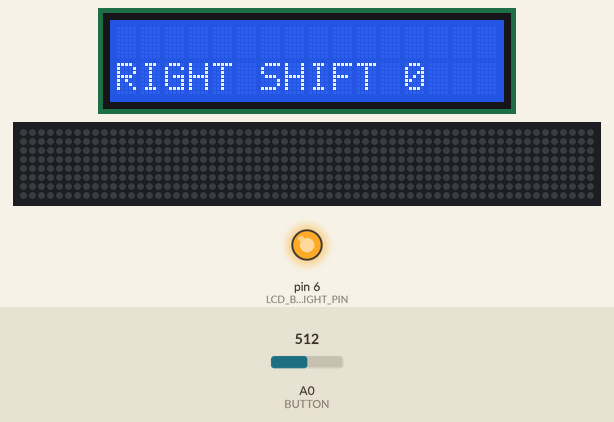
A sketch run on a simulated Arduino Mega 2560, built with avr-gcc and run on an emulated ATmega2560. Parts: 16×2 character LCD, 64×8 RGB LED matrix (first LED top left, wired row by row), output pins drawn as LEDs (lit = HIGH). Inputs (shaded band) come from the test bench; at power-on: A0 (BUTTON) = 512. Storage starts empty; pins used as bus, display or sensor lines are not drawn; what the sketch prints to the serial monitor is not drawn.

Above: at 1.2 s.
1.3 s: A0 (BUTTON) set to 0
At 1.5 s:
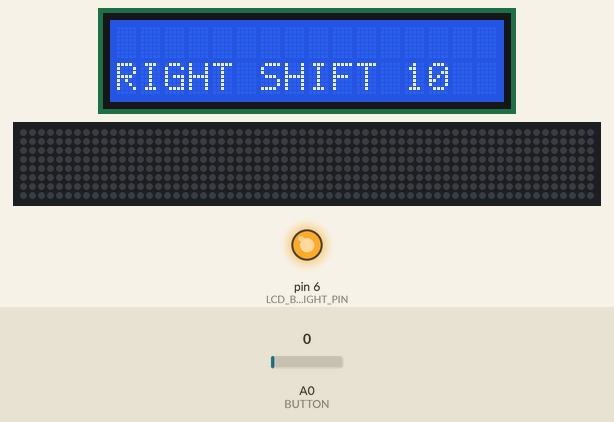
2.9 s: A0 (BUTTON) set to 17
At 3.3 s:
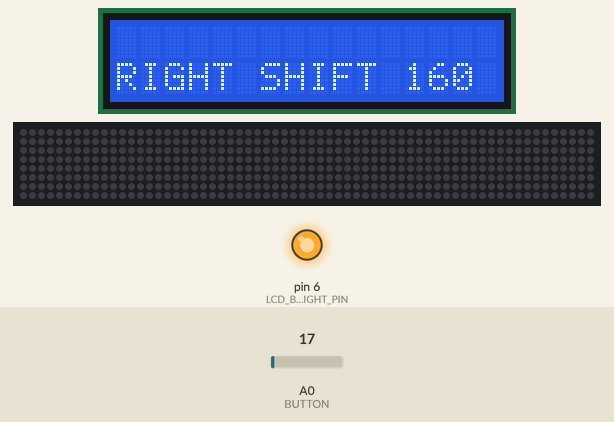
Timing chart, 0 to 5.9 s (numbered marks = the images above; inputs shaded):
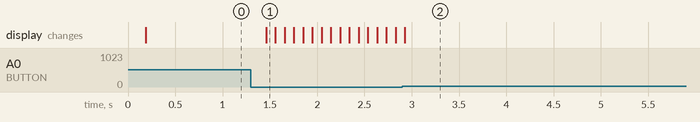

The sketch:

hat.ino
```cpp
#include "hatlib.h"
HatLib* hatlib; //Store reference to hatlib object, needs to be initialized on heap.

void setup(){
    //Wait for serial monitor to load for debugging purposes.
    Serial.begin(9600);
    while(!Serial){}

    hatlib = new HatLib(); //Initialize hat library
}

void loop(){
    delay(PIXEL_SHIFT_RATE);
    hatlib->displayPixels();
    hatlib->displayMenu();
    hatlib->readChangeImageButton();
    hatlib->readChangeShiftModeButton();
    hatlib->readChangePixelBrightnessButton();
}
```

HatConstants.h
```cpp
enum PIXEL_SHIFT_DIRECTION{
    NO_SHIFT,
    RIGHT_SHIFT,
    LEFT_SHIFT,
    UP_SHIFT,
    DOWN_SHIFT
};

#define NUM_PIXELS 512 //Hat contains 64 * 8 pixels
#define PIXEL_SHIFT_RATE 70 // The number of microseconds per shift
#define MAX_PATTERNS 7 // The maximum pattern files we will load. Can be set to whatever positive integer you'd like of reasonable size before the Arduino encounters memory issues.

#define LCD_BACKLIGHT_VAL 255
#define LCD_CONTRAST_VAL 108

#define CHIP_SELECT_PIN 53 //SPI chip select pin for SD card module
```

PinConstants.h
```cpp
#define NUM_PIXELS				512 //8 x 64 pixels
#define PIXEL_ROWS 				8
#define PIXEL_COLS 				64
#define PIXEL_DATA_PIN 			12
#define PIXEL_BRIGHTNESS 		1
#define PIXEL_COLOUR_ORDER		GRB

#define LCD_CONTRAST_PIN		3
#define LCD_BACKLIGHT_PIN 		6
#define LCD_RS_PIN				4
#define LCD_E_PIN				5
#define LCD_D4_PIN				10
#define LCD_D5_PIN				9
#define LCD_D6_PIN				8
#define LCD_D7_PIN				7
#define LCD_COLS				16
#define LCD_ROWS				2

#define BUTTON A0 //5 button analog keypad - each button press outputs a different ADC value
#define CHANGE_IMAGE_BUTTON_ADC_VAL 140
#define CHANGE_STATIC_SHIFT_ADC_VAL 740
#define CHANGE_HORIZONTAL_SHIFT_ADC_VAL 500
#define CHANGE_VERTICAL_SHIFT_ADC_VAL 328
#define CHANGE_PIXEL_BRIGHTNESS_ADC_VAL 0
```

SDWrapper.cpp
```cpp
#include "SDWrapper.h"
#include "HatConstants.h"
#include <SD.h>

SDWrapper::SDWrapper(){
    this->initialized = this->initialize();
}

bool SDWrapper::isInitialized(){
    if(!this->initialized){
        Serial.println("Please initialize the SD card first!");
        return false;
    }
    return true;
}

void SDWrapper::readFile(String filename, CRGB* pixels){
    if(!this->isInitialized()) return;

    //Quick file extension verification
    if(!filename.endsWith(".HAT")) return;

    File patternFile = SD.open(filename);

    if(!patternFile) {
        Serial.println("Error opening file.");
        return;
    }

    int idx = 0;
    int rgbIdx = 0;
    String currNum = "";

    //Extract RGB data from hat file, and store the values in the pixels array.
    while(patternFile.available() && idx < NUM_PIXELS){
        char c = (char)patternFile.read();
        if(c == ',' || c == '\n'){
            pixels[idx][rgbIdx] = currNum.toInt();
            rgbIdx = (rgbIdx + 1) % 3;
            currNum = "";

            if(c == '\n') ++idx;
        }
        else currNum += c;
      }
      patternFile.close();
    }

//Return a static reference to a String ref array of .hat filenames
String* SDWrapper::readRootDirectory(){
    static String patternFiles[MAX_PATTERNS];
    int idx = 0; //keeps track of curr idx when adding file name to array

    if(!this->isInitialized())
        return patternFiles;

    File root = SD.open("/");

    //Continue finding hat files until max pattern is reached
    while(idx < MAX_PATTERNS){
        File entry = root.openNextFile();
        if(!entry) break;

        if(!entry.isDirectory()){
            String file = entry.name();

            if(file.endsWith(".HAT")){
                patternFiles[idx] = file;
                ++idx;
            }
        }
        entry.close();
    }
    return patternFiles;
}

bool SDWrapper::initialize(){
    Serial.println("Initializing SD card...");

    if(!SD.begin(CHIP_SELECT_PIN)){
        Serial.println("Failed to initialize SD card. Things to check:");
        Serial.println("1. Is a card inserted? Is it in the right format? FAT16 or FAT32?");
        Serial.println("2. Double check your wiring. MISO = 50; MOSI = 51; SCK = 52; CS = 53; ");
        return false;
    }

    Serial.println("SD card initialized.");
    return true;
}
```

SDWrapper.h
```cpp
#ifndef SDWrapper_h
#define SDWrapper_h
#pragma once

#include "Arduino.h"
#include <FastLED.h>

/*
For reference: SPI pins for Arduino Mega. https://www.arduino.cc/en/reference/SPI
MISO = 50;
MOSI = 51;
SCK = 52;
CS = 53;
*/

class SDWrapper{
    public:
        SDWrapper();
        String* readRootDirectory();
        void readFile(String filename, CRGB* pixels);
    private:
        bool initialize();
        bool initialized;
        bool isInitialized();
};

#endif
```

hatlib.cpp
```cpp
#include "hatlib.h"
#include "PinConstants.h"

CRGB ledPixelBuffer[NUM_PIXELS];
LiquidCrystal lcd = LiquidCrystal(LCD_RS_PIN, LCD_E_PIN, LCD_D4_PIN, LCD_D5_PIN, LCD_D6_PIN, LCD_D7_PIN);

HatLib::HatLib() {
	//Initialize LCD and RGB strip
  	pinMode(LCD_BACKLIGHT_PIN, OUTPUT);
	pinMode(LCD_CONTRAST_PIN, OUTPUT);

	FastLED.addLeds<WS2812, PIXEL_DATA_PIN, PIXEL_COLOUR_ORDER>(ledPixelBuffer, NUM_PIXELS);
	FastLED.setBrightness(pixelBrightness);

	lcd.begin(LCD_COLS, LCD_ROWS);
	lcd.clear();

	analogWrite(LCD_BACKLIGHT_PIN, LCD_BACKLIGHT_VAL);
	analogWrite(LCD_CONTRAST_PIN, LCD_CONTRAST_VAL);

	//Initialize SD card and load HAT files and pixel data of first HAT file.
	sd = new SDWrapper(); //Initialize SD library.
	hatFileNames = sd->readRootDirectory(); //Read hat files in root dir, the filenames are stored as an array of Arduino strings.

	//Determine the number of hat files we've found by iterating through the filename array starting at the beginning. Once an empty string is encountered, we've found the number of HAT files.
	for(uint8_t i = 0; i < MAX_PATTERNS; ++i){
       if((hatFileNames+i)->length() == 0) break;
       ++numHatFiles;
       Serial.println(*(hatFileNames+i)); //Output .HAT file names on SD card for debugging purposes.
    }

	sd->readFile(hatFileNames[0], pixels); //Read data stored on the first hat file, the RGB data will be stored to the pixels array. (The pixels array is passed by reference)
	this->updatePixels(pixels); //Update hat's internal pixel reference so that it can read rgb data at the specified memory address of the pixel buffer
}

void HatLib::displayMenu(){
	const char* fileName = hatFileNames[currImageIdx].c_str();

	lcd.clear();
	lcd.setCursor(0, 0);
	lcd.print(fileName);

	const char *currShiftDirectionName = "";
	switch(currShiftDirection){
		case LEFT_SHIFT:
			currShiftDirectionName = "LEFT SHIFT";
			break;
		case RIGHT_SHIFT:
			currShiftDirectionName = "RIGHT SHIFT";
			break;
		case UP_SHIFT:
			currShiftDirectionName = "UP SHIFT";
			break;
		case DOWN_SHIFT:
			currShiftDirectionName = "DOWN SHIFT";
			break;
		case NO_SHIFT:
			currShiftDirectionName = "STATIC";
			break;
	}

	lcd.setCursor(0, 1);
	lcd.print(currShiftDirectionName);
	lcd.setCursor(12, 1);
	lcd.print(pixelBrightness);
}

void HatLib::updatePixels(CRGB (*newPixels)){
	originalPixels = newPixels;
}

unsigned int HatLib::getPositiveModulo(unsigned int num, unsigned int modulus){
	return ((num % modulus) + modulus) % modulus;
}

//returns true if button is pressed
void HatLib::readChangeImageButton(){
	//Check if analog read val is around around ADC button range (+/- 10)
	if(abs(analogRead(BUTTON) - CHANGE_IMAGE_BUTTON_ADC_VAL) <= 10){
		//Shift image index one over in a modulo fashion, and update pixel data.
		currImageIdx = (currImageIdx + 1) % numHatFiles;
		const char* fileName = hatFileNames[currImageIdx].c_str();
		sd->readFile(fileName, pixels);
	}
	//To Do: account for debounce
}

//returns true if button is pressed
void HatLib::readChangeShiftModeButton(){
	//Check if analog read val is around around ADC button range (+/- 10)
	if(abs(analogRead(BUTTON) - CHANGE_HORIZONTAL_SHIFT_ADC_VAL) <= 10){
		currHorizontalShift = currHorizontalShift == LEFT_SHIFT ? RIGHT_SHIFT : LEFT_SHIFT;
		currShiftDirection = currHorizontalShift;
	}

	else if(abs(analogRead(BUTTON) - CHANGE_VERTICAL_SHIFT_ADC_VAL) <= 10){
		currVerticalShift = currVerticalShift == UP_SHIFT ? DOWN_SHIFT : UP_SHIFT;
		currShiftDirection = currVerticalShift;
	}

	else if(abs(analogRead(BUTTON) - CHANGE_STATIC_SHIFT_ADC_VAL) <= 10){
		currShiftDirection = NO_SHIFT;
	}
	//To Do: account for debounce
}

void HatLib::readChangePixelBrightnessButton(){
	if(abs(analogRead(BUTTON) - CHANGE_PIXEL_BRIGHTNESS_ADC_VAL) <= 10){
		pixelBrightness = getPositiveModulo(pixelBrightness + 10, 255); //increase bringtness by 10 each press and wrap around at 255.
		FastLED.setBrightness(pixelBrightness);
	}
}

void HatLib::displayPixels(){
	int jumpDirection; //for up/down shift direction
	int currPos = 0;
	int absoluteIndex; //idx that keeps track of our current position when we jump
	bool jumpRight = true; //general direction of jumps

	 switch(currShiftDirection){
	 	case RIGHT_SHIFT:
	 		//shift start by 1 left - get a positive modulo
	 		startingRelativeColumnIndex = getPositiveModulo(startingRelativeColumnIndex - 1, PIXEL_COLS);
			absoluteIndex = startingRelativeColumnIndex;
	 		break;
	 	case LEFT_SHIFT:
	 		//shift start by 1 right - get a positive modulo
	 		startingRelativeColumnIndex = getPositiveModulo(startingRelativeColumnIndex + 1, PIXEL_COLS);
			absoluteIndex = startingRelativeColumnIndex;
	 		break;
		case UP_SHIFT:
			jumpDirection = 1;
			absoluteIndex = startingRowIndex;
			break;
		case DOWN_SHIFT:
			jumpDirection = -1;
			absoluteIndex = startingRowIndex;
			break;
		default:
			absoluteIndex = 0;
			break;
	 }

	 while(true){
	 	//if currPos exceeds numPixels, we are done
	 	if(currPos >= NUM_PIXELS) break;

		//I dislike having to use 2 buffers but it works and makes things easy. A future student could work on designing an algorithm
		//that uses only one CRGB array and pass it as a reference to FastLED lib - memory usage would effectively go down by ~20-30%
		//Anywyay, update the pixels based on the abs idx value that's used to jump around in the original array
	 	ledPixelBuffer[currPos].red = originalPixels[absoluteIndex][0];
	 	ledPixelBuffer[currPos].green = originalPixels[absoluteIndex][1];
	 	ledPixelBuffer[currPos].blue = originalPixels[absoluteIndex][2];
	 	++currPos;

		//Code for handling up and down shifts
		if(currShiftDirection == UP_SHIFT || currShiftDirection == DOWN_SHIFT){

			//Check to see if the next jump brings us back to the starting col in the row we began to start jumping from in a particular direction
			if(getPositiveModulo(absoluteIndex +
			(PIXEL_COLS * (jumpRight ? 1 * jumpDirection : -1 * jumpDirection)), NUM_PIXELS) == startingRowIndex) {
				//If so, we increment the abs index one over (positive modulo as well!) and jump in the reverse direction
				//And also update the starting row we started jumping from in that direction
				absoluteIndex = getPositiveModulo(absoluteIndex + 1, NUM_PIXELS);
				startingRowIndex = absoluteIndex;
				jumpRight = !jumpRight;
			}

			//Get positive modulo when we jump left or right by col number mod num pixels
			//the direction of jump depends on if we are jumping right or not, and the shift direction
			else absoluteIndex = getPositiveModulo(absoluteIndex +
			(PIXEL_COLS * (jumpRight ? 1 * jumpDirection : -1 * jumpDirection)), NUM_PIXELS);
		}

		//Code for handling right/left/no shifts
		else{
			//shift index one over if the next position is invalid
			if(absoluteIndex + PIXEL_COLS >= NUM_PIXELS && jumpRight || absoluteIndex - PIXEL_COLS < 0 && !jumpRight){
				++absoluteIndex;

				//check if the index is out of bounds of array - if so, roll back
				if(absoluteIndex == NUM_PIXELS) absoluteIndex = absoluteIndex - PIXEL_COLS; //roll back to beginning of last row
				if(absoluteIndex == PIXEL_COLS) absoluteIndex = 0; //roll back to beginning of first row
				jumpRight = !jumpRight; //reverse jump direction
			}
			else absoluteIndex += PIXEL_COLS * (jumpRight ? 1 : -1); //continue jumping
		}
	}

	//After writing the new pixels to the led buffer, output the buffer data for the strip to display
	FastLED.show();
}
```

hatlib.h
```cpp
#include <FastLED.h>
#include "SDWrapper.h"
#include <LiquidCrystal.h>
#include "HatConstants.h"

class HatLib{
    public:
        HatLib();
        void updatePixels(CRGB (*newPixels));
        void displayPixels();
        void displayMenu();
        void readChangeImageButton();
        void readChangeShiftModeButton();
        void readChangePixelBrightnessButton();

    private:
        CRGB (*originalPixels); //Keep a reference to a CRGB array of length 512. This is so that for whatever reason, someone could load some other rgb data outside the scope of this class, and update the hat design that way.
        uint8_t startingRelativeColumnIndex = 0; //ranges from 0 to 63 for a total of 64 columns
        int startingRowIndex = 0; //represents the idx of the first element of a row - ranges from 0 to 512-64 = 448
        unsigned int getPositiveModulo(unsigned int num, unsigned int modulus);

        //Stores hat's current shift mode
        PIXEL_SHIFT_DIRECTION currVerticalShift = UP_SHIFT;
        PIXEL_SHIFT_DIRECTION currHorizontalShift = RIGHT_SHIFT;
        PIXEL_SHIFT_DIRECTION currShiftDirection = currHorizontalShift;

        String* hatFileNames; //Arduino string array of .HAT files on the SD card
        CRGB pixels[NUM_PIXELS]; //Pixel buffer that stores RGB pixel information obtained from reading a .HAT file on the SD card.
        uint8_t numHatFiles = 0; //Keeps track of how many HAT files are on the SD card's root dir.
        uint8_t currImageIdx = 0; //Keeps track of the current file being used.

        uint8_t pixelBrightness = 0;

        SDWrapper* sd; //The SD wrapper likes to be initialized on the heap for some reason. Probably has something to do with the inner workings of the SD library? Not a huge deal I suppose.
};
```

Measured:
- after the input at 1.3 s, the display: changes after 0.16 s (image 1)
